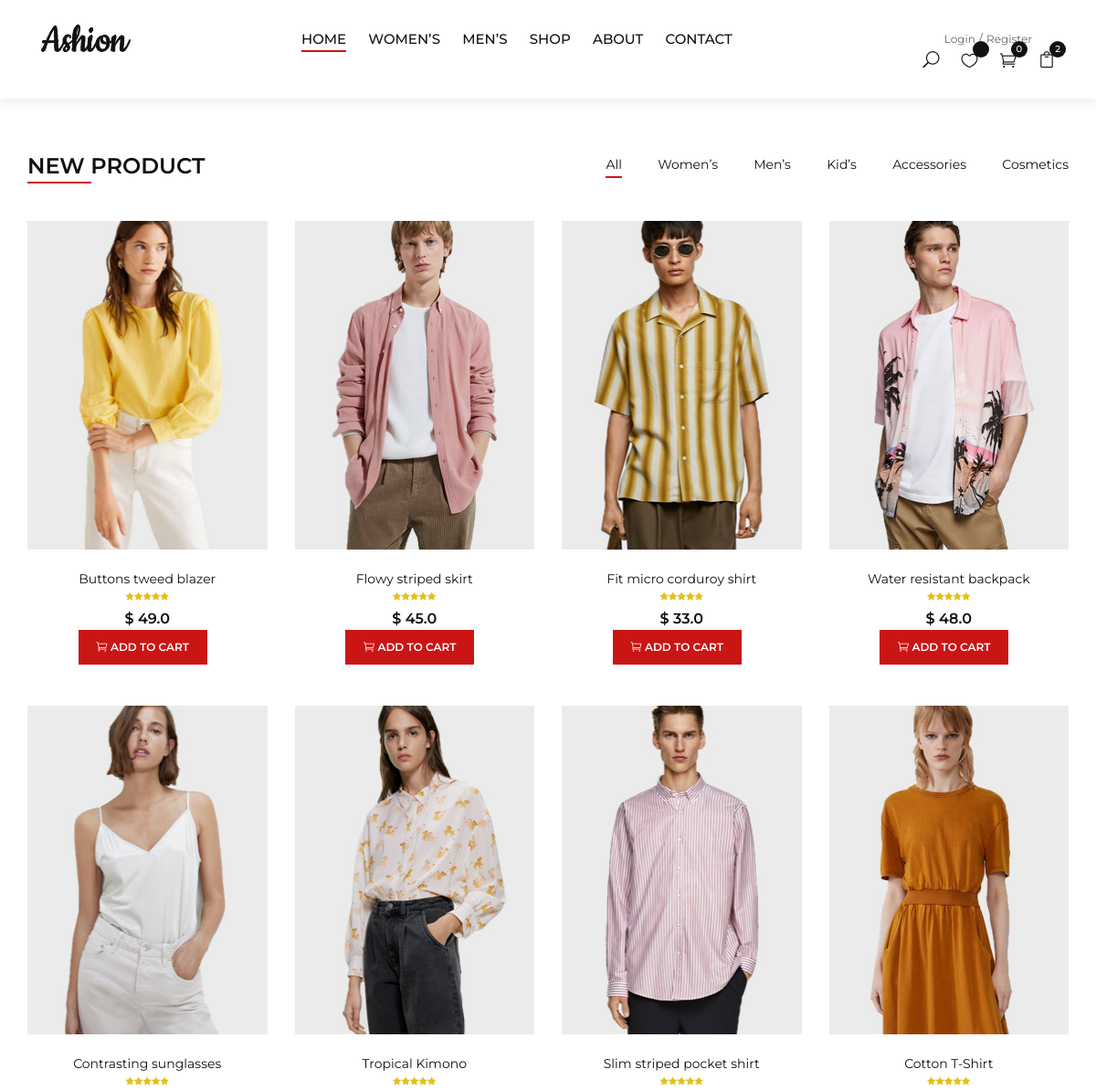
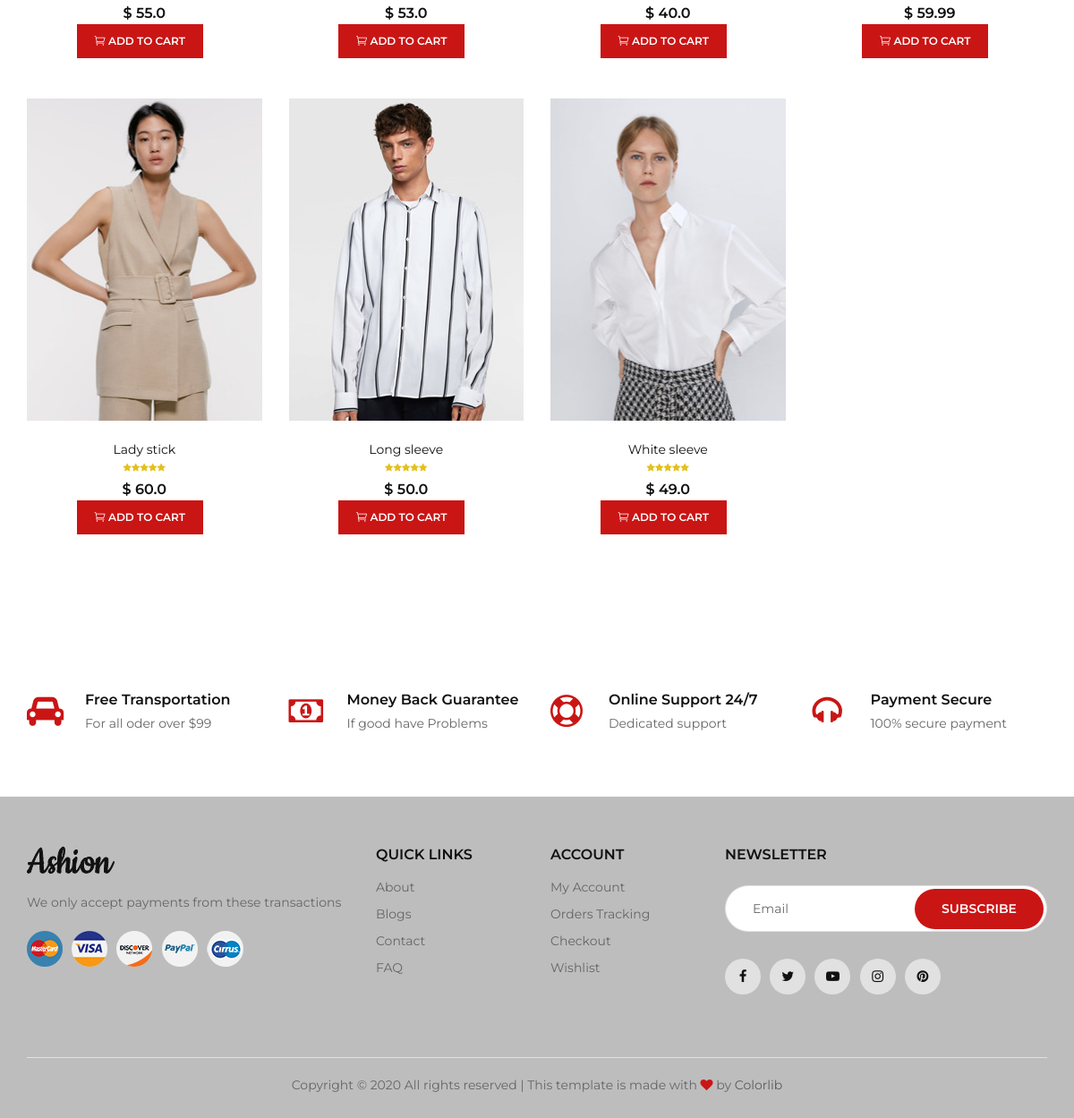
The page / on the database its author committed (2 pictures, top to bottom).
### fashionapp/models.py (models this page shows, shortened)
class Product(models.Model):
    mainimage = models.ImageField(upload_to='products/', blank=True)
    name = models.CharField(max_length=300)
    slug = models.SlugField()
    category = models.ForeignKey(Category, on_delete=models.CASCADE)
    preview_text = models.TextField(max_length=200, verbose_name='Preview Text')
    detail_text = models.TextField(max_length=1000, verbose_name='Detail Text')
    price = models.FloatField()
    size = models.CharField(max_length=5, choices=SIZE_CHOICE)
    color = models.CharField(max_length=15, choices=COLOR_CHOICE)
    label = models.CharField(max_length=40, null=True, blank=True)
    stock = models.PositiveIntegerField(default=1)
    quantity = models.PositiveIntegerField(default=0)
    class Meta:
        ordering = ["-id"]

### fashionapp/views.py (the view)
# urls.py: 2. Add a URL to urlpatterns:  path('', Home.as_view(), name='home')
class Home(ListView):
    model = Product
    template_name = 'index.html'

### fashionapp/models.py (called while the page is built)
    def __str__(self):
        return self.title

### fashionapp/templates/index.html (shortened to what this page needs)
{% extends 'base.html' %}
{% load static %}
{% block index %}
<section class="product spad">
    <div class="container">
        <div class="row">
            <div class="col-lg-4 col-md-4">
                <div class="section-title">
                    <h4>New product</h4>
                </div>
            </div>
            <div class="col-lg-8 col-md-8">
                <ul class="filter__controls">
                    <li class="active" data-filter="*">All</li>
                    <li data-filter=".women">Women’s</li>
                    <li data-filter=".men">Men’s</li>
                    <li data-filter=".kid">Kid’s</li>
                    <li data-filter=".accessories">Accessories</li>
                    <li data-filter=".cosmetic">Cosmetics</li>
                </ul>
            </div>
        </div>
        <div class="row property__gallery">
            {% for product in object_list %}
            <div class="col-lg-3 col-md-4 col-sm-6 mix {{ product.category }}">
                <div class="product__item">
                    <div class="product__item__pic set-bg" data-setbg="media/{{ product.mainimage }}">
                        <ul class="product__hover">
                        </ul>
                    </div>
                    <div class="product__item__text">
                        <h6><a href="#">{{ product.name }}</a></h6>
                        <div class="rating">
                            <i class="fa fa-star"></i>
                            <i class="fa fa-star"></i>
                            <i class="fa fa-star"></i>
                            <i class="fa fa-star"></i>
                            <i class="fa fa-star"></i>
                        </div>
                        <div class="product__price">$ {{ product.price }}</div> {% csrf_token %}
                        <a href="" aria-disabled="true" url="cart/{{ product.slug }}" class="cart-btn" id="btn"><span class="icon_cart_alt"></span> Add to cart<span style="display: none;">{{product.id}}</span></a>
                    </div>
                </div>
            </div>
            {% endfor %}
        </div>
    </div>
</section>
<section class="services spad">
    <div class="container">
        <div class="row">
            <div class="col-lg-3 col-md-4 col-sm-6">
                <div class="services__item">
                    <i class="fa fa-car"></i>
                    <h6>Free Transportation</h6>
                    <p>For all oder over $99</p>
                </div>
            </div>
            <div class="col-lg-3 col-md-4 col-sm-6">
                <div class="services__item">
                    <i class="fa fa-money"></i>
                    <h6>Money Back Guarantee</h6>
                    <p>If good have Problems</p>
                </div>
            </div>
            <div class="col-lg-3 col-md-4 col-sm-6">
                <div class="services__item">
                    <i class="fa fa-support"></i>
                    <h6>Online Support 24/7</h6>
                    <p>Dedicated support</p>
                </div>
            </div>
            <div class="col-lg-3 col-md-4 col-sm-6">
                <div class="services__item">
                    <i class="fa fa-headphones"></i>
                    <h6>Payment Secure</h6>
                    <p>100% secure payment</p>
                </div>
            </div>
        </div>
    </div>
</section>
{% endblock %}

### template/base.html (shortened to what this page needs)
<!DOCTYPE html>
{% load static %}
{% url 'fashionapp:index' as index %}
{% url 'fashionapp:shopcart' as shopcart %}
{% url 'fashionapp:shop' as shop %}
{% url 'fashionapp:contact' as contact %}
{% url 'fashionapp:checkout' as checkout %}
<html lang="zxx">
<head>
    <link rel="stylesheet" href="{% static 'css/bootstrap.min.css' %}" type="text/css">
    <link rel="stylesheet" href="{% static 'css/font-awesome.min.css' %}" type="text/css">
    <link rel="stylesheet" href="{% static 'css/elegant-icons.css' %}" type="text/css">
    <link rel="stylesheet" href="{% static 'css/jquery-ui.min.css' %}" type="text/css">
    <link rel="stylesheet" href="{% static 'css/magnific-popup.css' %}" type="text/css">
    <link rel="stylesheet" href="{% static 'css/owl.carousel.min.css' %}" type="text/css">
    <link rel="stylesheet" href="{% static 'css/slicknav.min.css' %}" type="text/css">
    <link rel="stylesheet" href="{% static 'css/style.css' %}" type="text/css">
</head>
<body>
    <header class="header">
        <div class="container-fluid">
            <div class="row">
                <div class="col-xl-3 col-lg-2">
                    <div class="header__logo">
                        <a href="{% url 'fashionapp:index' %}"><img src="{% static 'img/logo.png' %}" alt=""></a>
                    </div>
                </div>
                <div class="col-xl-6 col-lg-7">
                    <nav class="header__menu">
                        <ul>
                            <li class="{% if request.path == index %}active{% endif %}"><a href="{% url 'fashionapp:index' %}">Home</a></li>
                            <li class="{% if request.path == women %}active{% endif %}"><a href="#">Women’s</a></li>
                            <li class="{% if request.path == men %}active{% endif %}"><a href="#">Men’s</a></li>
                            <li class="{% if request.path == shop %}active{% endif %}"><a href="{% url 'fashionapp:shop' %}">Shop</a></li>
                            <li class="{% if request.path == checkout %}active{% endif %}"><a href="">About</a></li>
                            <li class="{% if request.path == contact %}active{% endif %}"><a href="{% url 'fashionapp:contact' %}">Contact</a></li>
                        </ul>
                    </nav>
                </div>
                <div class="col-lg-3">
                    <div class="header__right">
                        <div class="header__right__auth">
                            <a href="#">Login</a>
                            <a href="{% url 'accounts:register' %}">Register</a>
                        </div>
                        <ul class="header__right__widget">
                            <li><span class="icon_search search-switch"></span></li>
                            <li>
                                <a href="#"><span class="icon_heart_alt"></span>
                                    <div class="tip"></div>
                                </a>
                            </li>
                            <li>
                                <a href="{% url 'fashionapp:shopcart' %}"><span class="icon_cart_alt cart_count"></span>
                                    <div class="tip">0</div>
                                </a>
                            </li>
                            <li>
                                <a href=""><span class="icon_bag_alt"></span>
                                    <div class="tip">2</div>
                                </a>
                            </li>
                        </ul>
                    </div>
                </div>
            </div>
        </div>
    </header>
    {% block index %}
    {% endblock %}
<footer class="footer">
    <div class="container">
        <div class="row">
            <div class="col-lg-4 col-md-6 col-sm-7">
                <div class="footer__about">
                    <div class="footer__logo">
                        <a href="{% url 'fashionapp:index' %}"><img src="{% static 'img/logo.png' %}" alt=""></a>
                    </div>
                    <p>We only accept payments from these transactions</p>
                    <div class="footer__payment">
                        <a href="#"><img src="{% static 'img/payment/payment-1.png' %}" alt=""></a>
                        <a href="#"><img src="{% static 'img/payment/payment-2.png' %}" alt=""></a>
                        <a href="#"><img src="{% static 'img/payment/payment-3.png' %}" alt=""></a>
                        <a href="#"><img src="{% static 'img/payment/payment-4.png' %}" alt=""></a>
                        <a href="#"><img src="{% static 'img/payment/payment-5.png' %}" alt=""></a>
                    </div>
                </div>
            </div>
            <div class="col-lg-2 col-md-3 col-sm-5">
                <div class="footer__widget">
                    <h6>Quick links</h6>
                    <ul>
                        <li><a href="">About</a></li>
                        <li><a href="">Blogs</a></li>
                        <li><a href="">Contact</a></li>
                        <li><a href="" aria-disabled="true">FAQ</a></li>
                    </ul>
                </div>
            </div>
            <div class="col-lg-2 col-md-3 col-sm-4">
                <div class="footer__widget">
                    <h6>Account</h6>
                    <ul>
                        <li><a href="">My Account</a></li>
                        <li><a href="">Orders Tracking</a></li>
                        <li><a href="">Checkout</a></li>
                        <li><a href="">Wishlist</a></li>
                    </ul>
                </div>
            </div>
            <div class="col-lg-4 col-md-8 col-sm-8">
                <div class="footer__newslatter">
                    <h6>NEWSLETTER</h6>
                    <form action="#">
                        <input type="text" placeholder="Email">
                        <button type="submit" class="site-btn">Subscribe</button>
                    </form>
                    <div class="footer__social">
                        <a href="#"><i class="fa fa-facebook"></i></a>
                        <a href="#"><i class="fa fa-twitter"></i></a>
                        <a href="#"><i class="fa fa-youtube-play"></i></a>
                        <a href="#"><i class="fa fa-instagram"></i></a>
                        <a href="#"><i class="fa fa-pinterest"></i></a>
                    </div>
                </div>
            </div>
        </div>
        <div class="row">
            <div class="col-lg-12">
                <div class="footer__copyright__text">
                    <p>Copyright &copy; <script>document.write(new Date().getFullYear());</script> All rights reserved | This template is made with <i class="fa fa-heart" aria-hidden="true"></i> by <a href="https://colorlib.com" target="_blank">Colorlib</a></p>
                </div>
            </div>
        </div>
    </div>
</footer>
</body>
</html>

### fashionapp/templates/index.html (style rules this page uses)
.cart-btn { display: inline-block; font-size: 12px; color: #ffffff; background: #ca1515; font-weight: 600; text-transform: uppercase; padding: 10px 20px 10px; margin-right: 10px; margin-bottom: 10px; }

### rows shown on the page
Product: shows a picture, name "Buttons tweed blazer", price "49.0"
Product: shows a picture, name "Flowy striped skirt", price "45.0"
Product: shows a picture, name "Fit micro corduroy shirt", price "33.0"
Product: shows a picture, name "Water resistant backpack", price "48.0"
Product: shows a picture, name "Contrasting sunglasses", price "55.0"
Product: shows a picture, name "Tropical Kimono", price "53.0"
Product: shows a picture, name "Slim striped pocket shirt", price "40.0"
Product: shows a picture, name "Cotton T-Shirt", price "59.99"
Product: shows a picture, name "Lady stick", price "60.0"
Product: shows a picture, name "Long sleeve", price "50.0"
Product: shows a picture, name "White sleeve", price "49.0"
